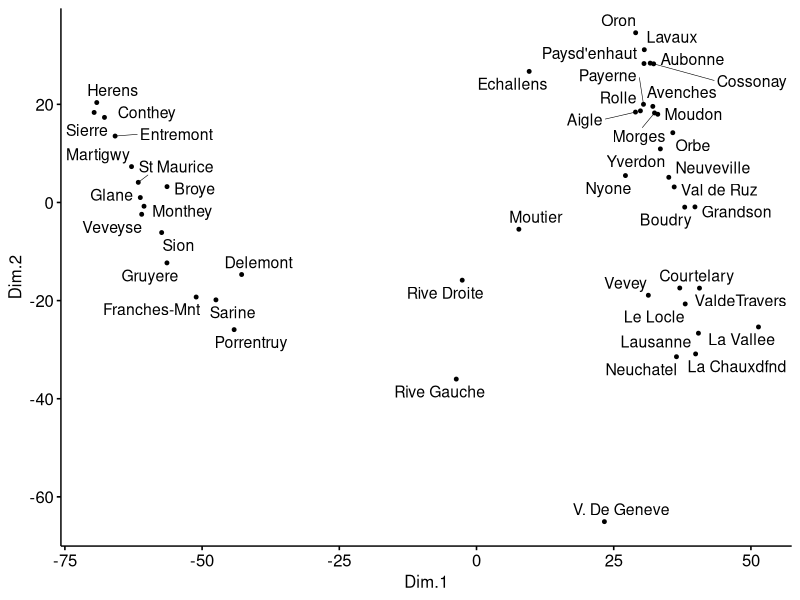
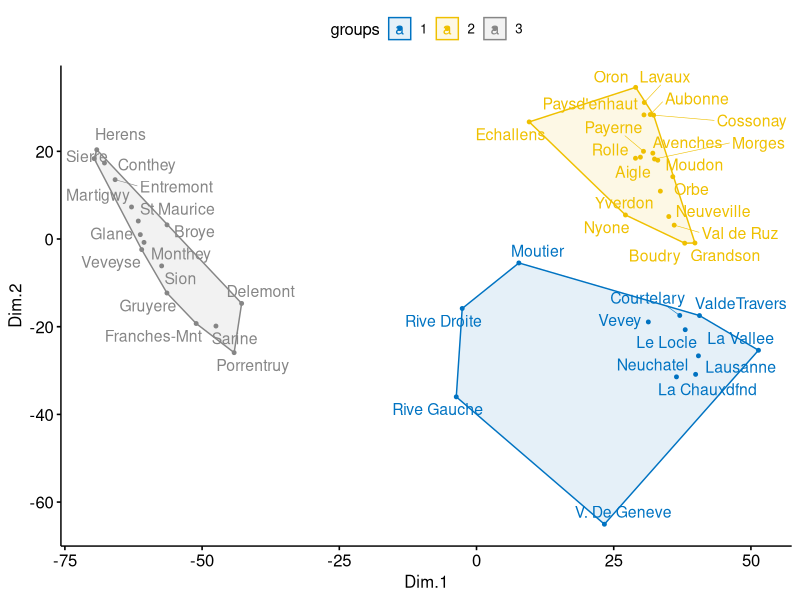
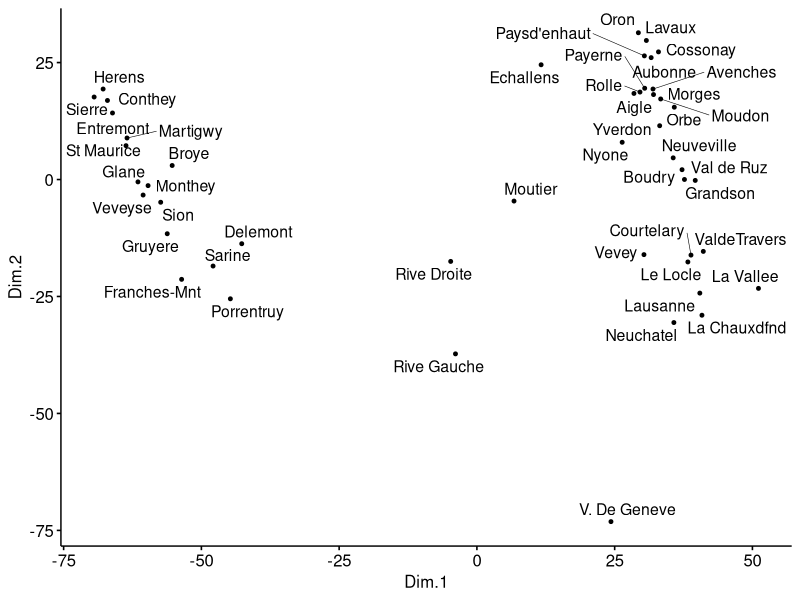

These charts were generated, in order, by the following R code:

# Dependencies ------------------------------------------------------------
library(magrittr)
library(dplyr)
library(ggpubr)

# Load --------------------------------------------------------------------
data("swiss")
head(swiss)

# Cmpute MDS
mds <- swiss %>%
  dist() %>%          
  cmdscale() %>%
  as_tibble()
colnames(mds) <- c("Dim.1", "Dim.2")
# Plot MDS
ggscatter(mds, x = "Dim.1", y = "Dim.2", 
          label = rownames(swiss),
          size = 1,
          repel = TRUE)

# Create 3 groups using k-means clustering. Color points by groups
# K-means clustering
clust <- kmeans(mds, 3)$cluster %>%
  as.factor()
mds <- mds %>%
  mutate(groups = clust)
# Plot and color by groups
ggscatter(mds, x = "Dim.1", y = "Dim.2", 
          label = rownames(swiss),
          color = "groups",
          palette = "jco",
          size = 1, 
          ellipse = TRUE,
          ellipse.type = "convex",
          repel = TRUE)




#Kruskal’s non-metric multidimensional scaling

# Cmpute MDS
library(MASS)
mds <- swiss %>%
  dist() %>%          
  isoMDS() %>%
  .$points %>%
  as_tibble()
colnames(mds) <- c("Dim.1", "Dim.2")
# Plot MDS
ggscatter(mds, x = "Dim.1", y = "Dim.2", 
          label = rownames(swiss),
          size = 1,
          repel = TRUE)

